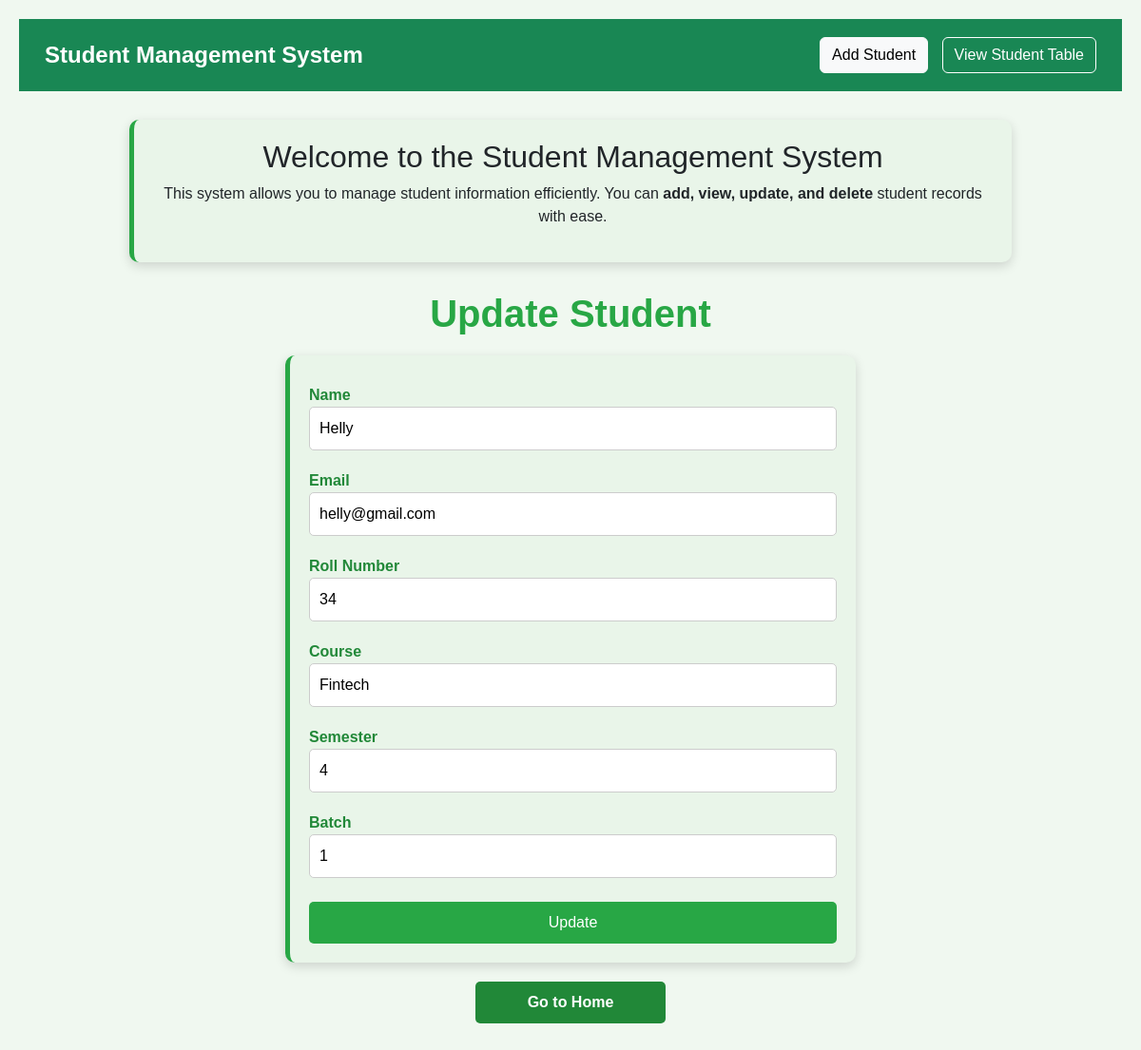
Screenshot of /update/2 with the database file from the repository.
### students/models.py (models this page shows)
class Student(models.Model):
    Name = models.CharField(max_length=50)
    Email = models.EmailField(max_length=50)
    Roll_Number = models.CharField(max_length=50)
    Course = models.CharField(max_length=50)
    Semester = models.IntegerField()
    Batch = models.IntegerField()

### MyProject/views.py (the view)
# urls.py: path('update/<int:id>',views.update),
def update(request,id):
    stu = get_object_or_404(Student, id=id)
    return render(request,"updateform.html",{"stu":stu})

### templates/updateform.html (shortened to what this page needs)
{% include "header.html" %}
    <h1 id="update-student-title">Update Student</h1>
    <form id="update-student-form" action="/submitupdate/{{ stu.id }}" method="GET">
        <label for="name">Name</label>
        <input type="text" name="Name" id="name" value="{{ stu.Name }}">
        <label for="email">Email</label>
        <input type="email" name="Email" id="email" value="{{ stu.Email }}">
        <label for="roll">Roll Number</label>
        <input type="number" name="Roll_Number" id="roll" value="{{ stu.Roll_Number }}">
        <label for="course">Course</label>
        <input type="text" name="Course" id="course" value="{{ stu.Course }}">
        <label for="semester">Semester</label>
        <input type="number" name="Semester" id="semester" value="{{ stu.Semester }}">
        <label for="batch">Batch</label>
        <input type="number" name="Batch" id="batch" value="{{ stu.Batch }}">
        <input type="submit" id="update-student-submit" value="Update">
    </form>
    <a href="/home" id="home-btn">Go to Home</a>
</body>
</html>

### rows the page displays
Student: Name "Helly", Email "helly@gmail.com", Roll_Number "34", Course "Fintech", Semester "4", Batch "1"
